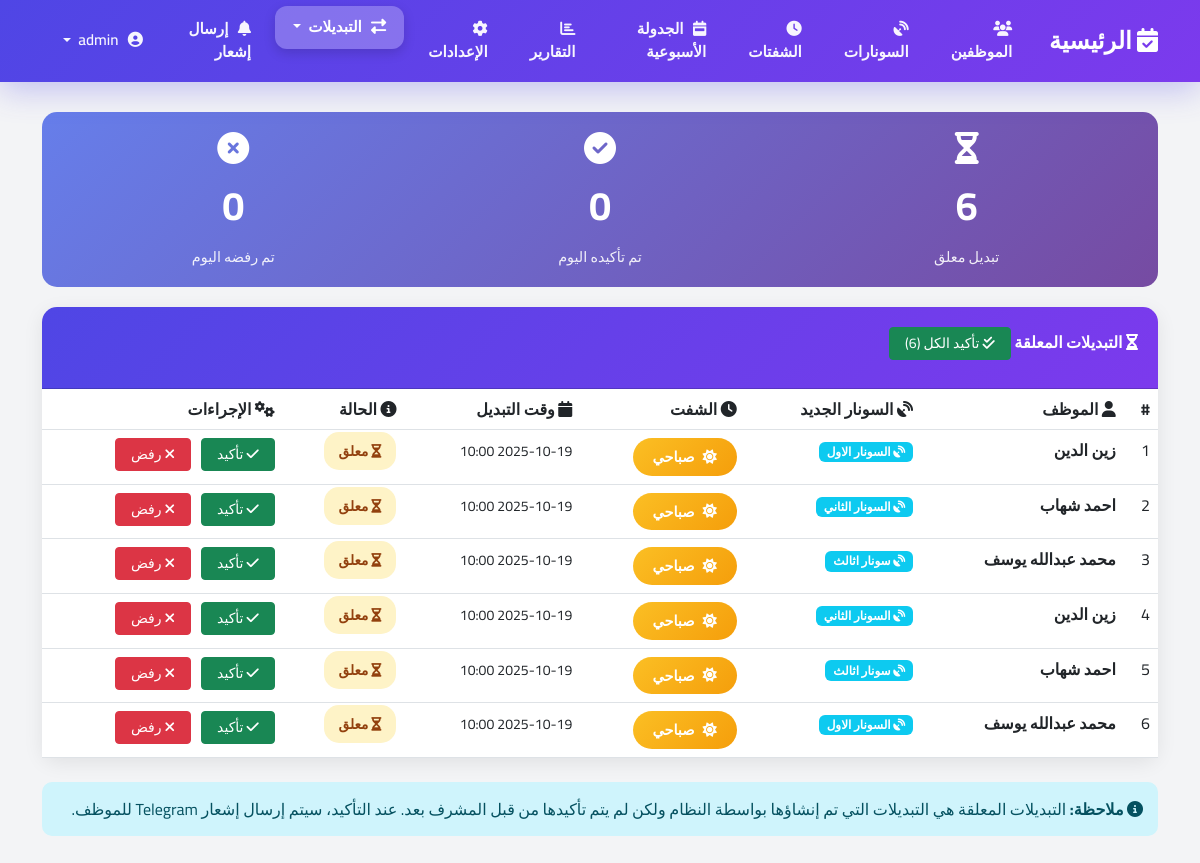
The app's page /pending-assignments/ (signed in), older data.
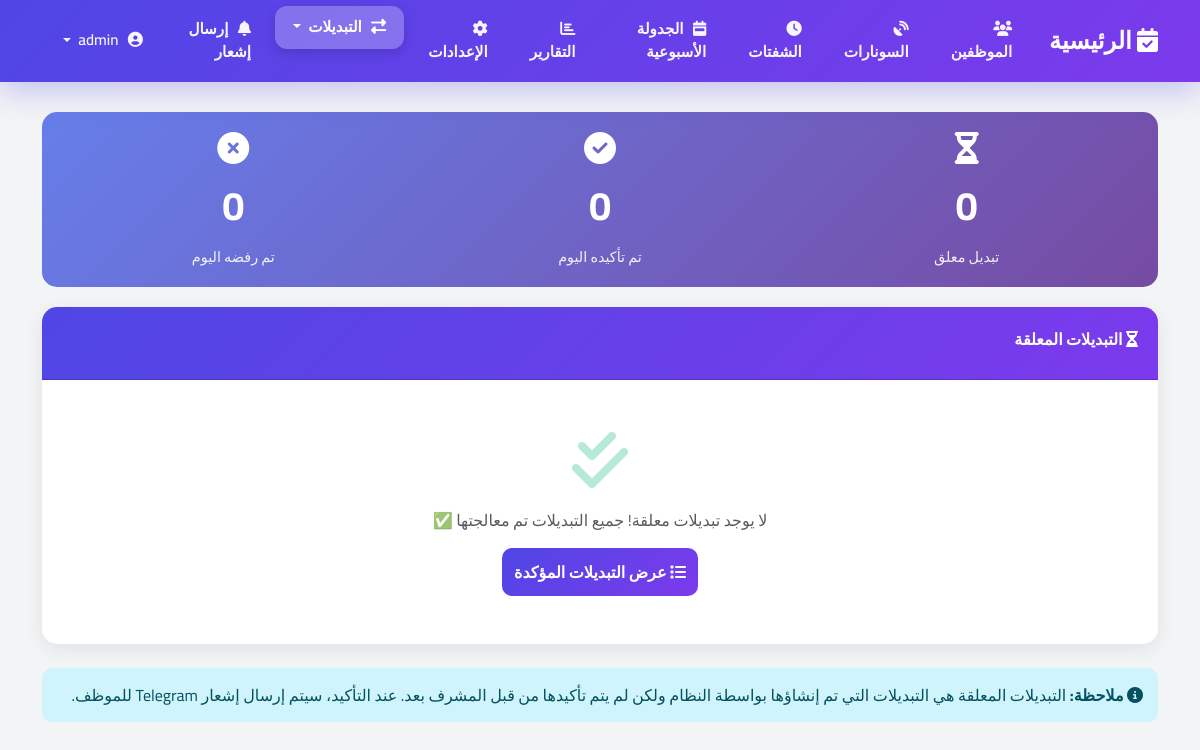
The same page, newer data.
### shifts/models.py (models this page shows, shortened)
class EmployeeAssignment(models.Model):
    employee = models.ForeignKey(Employee, on_delete=models.CASCADE)
    sonar = models.ForeignKey(Sonar, on_delete=models.CASCADE, null=True, blank=True)  # يمكن أن يكون null للاحتياط
    shift = models.ForeignKey(Shift, on_delete=models.CASCADE)
    assigned_at = models.DateTimeField(default=timezone.now)
    rotation_number = models.IntegerField(default=0)
    confirmed = models.BooleanField(default=False)  # هل تم تأكيد التبديل؟
    notification_sent = models.BooleanField(default=False)  # هل تم إرسال الإشعار؟
    is_standby = models.BooleanField(default=False, verbose_name='في حالة احتياط')  # الموظف في راحة/احتياط
    work_duration_hours = models.FloatField(default=0.0, verbose_name='مدة العمل بالساعات')  # مدة العمل الفعلية
    employee_confirmed = models.BooleanField(default=False, verbose_name='تأكيد الموظف')
    employee_confirmed_at = models.DateTimeField(null=True, blank=True, verbose_name='وقت تأكيد الموظف')
    supervisor_confirmed = models.BooleanField(default=False, verbose_name='تأكيد المشرف')
    supervisor_confirmed_at = models.DateTimeField(null=True, blank=True, verbose_name='وقت تأكيد المشرف')
    supervisor_confirmed_by = models.ForeignKey(
        User,
        on_delete=models.SET_NULL,
        null=True,
        blank=True,
        related_name='confirmed_assignments',
        verbose_name='المشرف المؤكد'
    )
    class Meta:
        verbose_name = 'إسناد موظف'
        verbose_name_plural = 'إسنادات الموظفين'
        ordering = ['-assigned_at']

class Employee(models.Model):
    user = models.OneToOneField(User, on_delete=models.CASCADE, related_name='employee_profile', null=True, blank=True)
    name = models.CharField(max_length=100, verbose_name='اسم الموظف')
    telegram_id = models.CharField(max_length=50, null=True, blank=True, verbose_name='معرف تليجرام')
    is_on_leave = models.BooleanField(default=False, verbose_name='في إجازة')
    created_at = models.DateTimeField(auto_now_add=True, null=True, blank=True, verbose_name='تاريخ الإنشاء')
    created_by = models.ForeignKey(User, on_delete=models.SET_NULL, null=True, blank=True,
                                   related_name='created_employees', verbose_name='أنشئ بواسطة')
    total_work_hours = models.FloatField(default=0.0, verbose_name='إجمالي ساعات العمل')
    last_work_datetime = models.DateTimeField(null=True, blank=True, verbose_name='آخر وقت عمل')
    consecutive_rest_count = models.IntegerField(default=0, verbose_name='عدد مرات الراحة المتتالية')
    class Meta:
        verbose_name = 'موظف'
        verbose_name_plural = 'الموظفين'

class Sonar(models.Model):
    name = models.CharField(max_length=50)
    active = models.BooleanField(default=True)  # لتحديد إذا كانت المحطة نشطة
    max_employees = models.IntegerField(default=1)  # عدد الموظفين المطلوب لكل محطة

### shifts/views.py (the view)
# urls.py: path('pending-assignments/', views.pending_assignments_list, name='pending_assignments_list'),
@login_required
def pending_assignments_list(request):
    pending = EmployeeAssignment.objects.filter(
        confirmed=False
    ).exclude(
        confirmation__isnull=False
    ).select_related('employee', 'sonar', 'shift').order_by('-assigned_at')
    total_pending = pending.count()
    confirmed_today = AssignmentConfirmation.objects.filter(
        confirmed_at__date=timezone.now().date(),
        status='confirmed'
    ).count()
    rejected_today = AssignmentConfirmation.objects.filter(
        confirmed_at__date=timezone.now().date(),
        status='rejected'
    ).count()
    context = {
        'pending_assignments': pending,
        'total_pending': total_pending,
        'confirmed_today': confirmed_today,
        'rejected_today': rejected_today,
    }
    return render(request, 'pending_assignments/list.html', context)

### templates/pending_assignments/list.html (shortened to what the changed rows need)
{% extends 'base.html' %}
{% block content %}
<div class="content-wrapper">
    <div class="container">
        <div class="stats-card">
            <div class="row">
                <div class="col-md-4">
                    <div class="stat-item">
                        <i class="fas fa-hourglass-half fa-2x"></i>
                        <div class="stat-number">{{ total_pending }}</div>
                        <div class="stat-label">تبديل معلق</div>
                    </div>
                </div>
            </div>
        </div>
        <div class="card">
            <div class="card-header">
                <div class="card-title">
                    {% if total_pending > 0 %}
                    <form method="post" action="{% url 'bulk_confirm_assignments' %}" style="display: inline;">
                        <button type="submit" class="btn btn-success btn-sm" onclick="return confirm('هل أنت متأكد من تأكيد جميع التبديلات المعلقة ({{ total_pending }})?')">
                            <i class="fas fa-check-double"></i> تأكيد الكل ({{ total_pending }})
                        </button>
                    </form>
                    {% endif %}
                </div>
            </div>
            <div class="card-body p-0">
                {% if pending_assignments %}
                <div class="table-responsive">
                    <table class="table table-hover mb-0">
                        <thead>
                            <tr>
                                <th>#</th>
                                <th><i class="fas fa-user"></i> الموظف</th>
                                <th><i class="fas fa-satellite-dish"></i> السونار الجديد</th>
                                <th><i class="fas fa-clock"></i> الشفت</th>
                                <th><i class="fas fa-calendar"></i> وقت التبديل</th>
                                <th><i class="fas fa-info-circle"></i> الحالة</th>
                                <th><i class="fas fa-cogs"></i> الإجراءات</th>
                            </tr>
                        </thead>
                        <tbody>
                            {% for assignment in pending_assignments %}
                            <tr>
                                <td>{{ forloop.counter }}</td>
                                <td>
                                    <strong>{{ assignment.employee.name }}</strong>
                                </td>
                                <td>
                                    <span class="badge bg-info">
                                        <i class="fas fa-satellite-dish"></i> {{ assignment.sonar.name }}
                                    </span>
                                </td>
                                <td>
                                    {% if assignment.shift.name == 'morning' %}
                                        <span class="shift-badge shift-morning">
                                            <i class="fas fa-sun"></i> صباحي
                                        </span>
                                    {% elif assignment.shift.name == 'evening' %}
                                        <span class="shift-badge shift-evening">
                                            <i class="fas fa-cloud-sun"></i> مسائي
                                        </span>
                                    {% elif assignment.shift.name == 'night' %}
                                        <span class="shift-badge shift-night">
                                            <i class="fas fa-moon"></i> ليلي
                                        </span>
                                    {% endif %}
                                </td>
                                <td>
                                    <small>{{ assignment.assigned_at|date:"Y-m-d H:i" }}</small>
                                </td>
                                <td>
                                    <span class="pending-badge">
                                        <i class="fas fa-hourglass-half"></i> معلق
                                    </span>
                                </td>
                                <td>
                                    <div class="action-buttons">
                                        <a href="{% url 'confirm_assignment' assignment.pk %}" class="btn btn-success btn-sm">
                                            <i class="fas fa-check"></i> تأكيد
                                        </a>
                                        <a href="{% url 'reject_assignment' assignment.pk %}" class="btn btn-danger btn-sm">
                                            <i class="fas fa-times"></i> رفض
                                        </a>
                                    </div>
                                </td>
                            </tr>
                            {% endfor %}
                        </tbody>
                    </table>
                </div>
                {% else %}
                <div class="text-center py-5">
                    <i class="fas fa-check-double fa-4x mb-3" style="opacity: 0.3; color: #10B981;"></i>
                    <p class="text-muted">لا يوجد تبديلات معلقة! جميع التبديلات تم معالجتها ✅</p>
                    <a href="{% url 'confirmed_assignments_list' %}" class="btn btn-primary">
                        <i class="fas fa-list"></i> عرض التبديلات المؤكدة
                    </a>
                </div>
                {% endif %}
            </div>
        </div>
    </div>
</div>
{% endblock %}

Row changes from the older to the newer data that the page shows:
removed EmployeeAssignment: employee.name "زين الدين", sonar.name "السونار الاول", shows "صباحي", assigned_at "2025-10-19 10:00"
removed EmployeeAssignment: employee.name "احمد شهاب", sonar.name "السونار الثاني", shows "صباحي", assigned_at "2025-10-19 10:00"
removed EmployeeAssignment: employee.name "محمد عبدالله يوسف", sonar.name "سونار اثالث", shows "صباحي", assigned_at "2025-10-19 10:00"
removed EmployeeAssignment: employee.name "زين الدين", sonar.name "السونار الثاني", shows "صباحي", assigned_at "2025-10-19 10:00"
removed EmployeeAssignment: employee.name "احمد شهاب", sonar.name "سونار اثالث", shows "صباحي", assigned_at "2025-10-19 10:00"
removed EmployeeAssignment: employee.name "محمد عبدالله يوسف", sonar.name "السونار الاول", shows "صباحي", assigned_at "2025-10-19 10:00"
Text that changed along with them:
{{ total_pending }}: "6" → "0"
{{ total_pending }}: "6" → (not shown)
text no longer shown: "تأكيد الكل ( ) # الموظف السونار الجديد الشفت وقت التبديل الحالة الإجراءات"
text now shown: "لا يوجد تبديلات معلقة! جميع التبديلات تم معالجتها ✅ عرض التبديلات المؤكدة"
